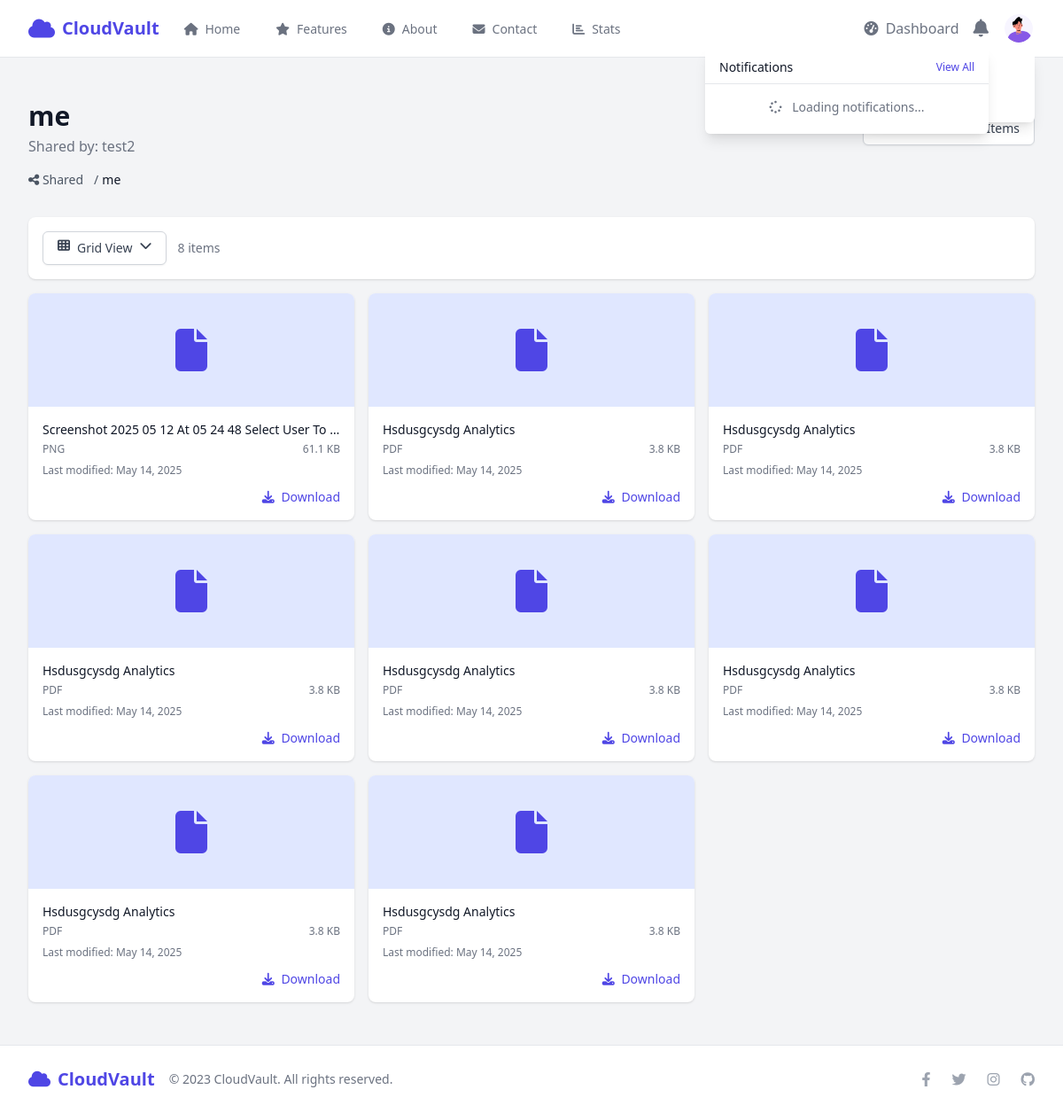
Before: /files/folders/3/ (signed in) with the older database file.
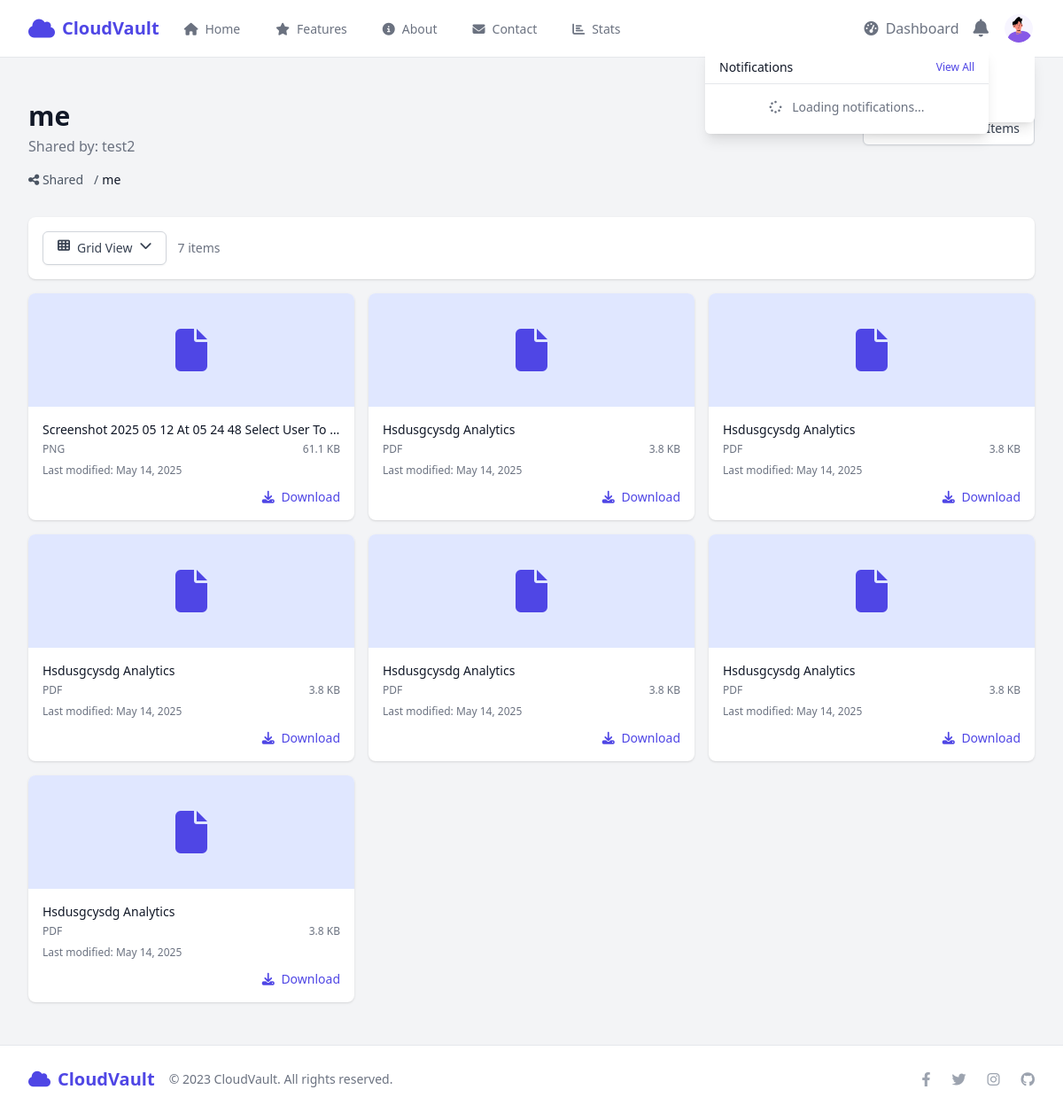
After: the same page with the newer database file.
### files/models.py (models this page shows, shortened)
class Folder(models.Model):
    user = models.ForeignKey(User, on_delete=models.CASCADE, related_name='folders')
    name = models.CharField(max_length=255)
    parent = models.ForeignKey('self', on_delete=models.CASCADE, null=True, blank=True, related_name='subfolders')
    created_at = models.DateTimeField(default=timezone.now)
    updated_at = models.DateTimeField(auto_now=True)
    deleted_at = models.DateTimeField(null=True, blank=True)
    class Meta:
        unique_together = ('user', 'name', 'parent')
        ordering = ['name']

class FileItem(models.Model):
    user = models.ForeignKey(User, on_delete=models.CASCADE, related_name='files')
    title = models.CharField(max_length=255)
    description = models.TextField(blank=True, null=True)
    file = models.FileField(upload_to=get_file_path)
    file_size = models.BigIntegerField(default=0)  # Size in bytes
    category = models.ForeignKey(FileCategory, on_delete=models.SET_NULL, null=True, blank=True)
    folder = models.ForeignKey(Folder, on_delete=models.CASCADE, null=True, blank=True, related_name='files')
    is_favorite = models.BooleanField(default=False)
    is_public = models.BooleanField(default=False)
    created_at = models.DateTimeField(default=timezone.now)
    updated_at = models.DateTimeField(auto_now=True)
    deleted_at = models.DateTimeField(null=True, blank=True)  # For soft delete/trash functionality
    view_count = models.IntegerField(default=0)
    download_count = models.IntegerField(default=0)
    class Meta:
        ordering = ['-updated_at']
    def extension(self):
        return os.path.splitext(self.file.name)[1][1:].upper()
    def get_readable_file_size(self):
        return FileItem.get_readable_size(self.file_size)
    @classmethod
    def get_readable_size(cls, size_in_bytes):
        size = size_in_bytes
        for unit in ['B', 'KB', 'MB', 'GB']:
            if size < 1024 or unit == 'GB':
                return f"{size:.1f} {unit}"
            size /= 1024

### files/views.py (the view)
# urls.py: path('folders/<int:folder_id>/', views.folder_contents, name='folder_contents'),
@login_required
def folder_contents(request, folder_id):
    folder = get_object_or_404(Folder, id=folder_id, user=request.user)
    files = FileItem.objects.filter(folder=folder, user=request.user)
    subfolders = folder.subfolders.all()
    folder_path = []
    current = folder
    while current:
        folder_path.insert(0, current)
        current = current.parent
    context = {
        'folder': folder,
        'files': files,
        'subfolders': subfolders,
        'folder_path': folder_path,
        'categories': FileCategory.objects.all(),
    }
    return render(request, 'files/folder_contents.html', context)

### templates/files/folder_contents.html (shortened to what the changed rows need)
{% extends 'files/file_list.html' %}
{% block content %}
<div class="bg-gray-100 min-h-[80vh]">
    <div class="max-w-7xl mx-auto py-6 sm:px-6 lg:px-8">
        <div class="px-4 py-6 sm:px-0">
            <div class="mb-8">
                <div class="flex flex-col md:flex-row md:items-center md:justify-between">
                    <div class="mb-4 md:mb-0">
                        <div class="flex items-center">
                            <h1 class="text-3xl font-bold text-gray-900 fade-in">{{ folder.name }}</h1>
                        </div>
                        <p class="mt-1 text-gray-500 fade-in">
                            Shared by: {{ folder.user.username }}
                        </p>
                    </div>
                </div>
                <nav class="mt-4">
                    <ol class="flex items-center space-x-2 text-sm text-gray-600">
                        <li class="flex items-center">
                            <span class="mx-1">/</span>
                            <span class="text-gray-900 font-medium">{{ folder.name }}</span>
                        </li>
                    </ol>
                </nav>
            </div>
            <div class="w-full fade-in">
                <div class="bg-white p-4 rounded-lg shadow mb-4 flex flex-col sm:flex-row sm:items-center sm:justify-between">
                    <div class="flex items-center mb-4 sm:mb-0">
                        <div class="relative inline-block text-left mr-3">
                            <button id="viewToggle" type="button" class="inline-flex justify-center w-full rounded-md border border-gray-300 shadow-sm px-4 py-2 bg-white text-sm font-medium text-gray-700 hover:bg-gray-50 focus:outline-none focus:ring-2 focus:ring-offset-2 focus:ring-primary-500">
                            </button>
                        </div>
                        <div class="text-sm text-gray-500">
                            {{ subfolders.count|add:files.count }} item{{ subfolders.count|add:files.count|pluralize }}
                        </div>
                    </div>
                </div>
                {% if subfolders.count > 0 or files.count > 0 %}
                <div id="gridViewContainer" class="grid grid-cols-1 sm:grid-cols-2 lg:grid-cols-3 xl:grid-cols-4 gap-4">
                    {% for file in files %}
                    <div class="bg-white rounded-lg shadow overflow-hidden hover:shadow-md transition-shadow hover-scale">
                        <div class="h-32 bg-{{ file.category.color|default:'primary-100' }} flex items-center justify-center">
                            <i class="fas fa-{{ file.category.icon|default:'file' }} text-{{ file.category.color|default:'primary-600' }} text-5xl"></i>
                        </div>
                        <div class="p-4">
                            <div class="flex items-start justify-between">
                                <h3 class="text-sm font-medium text-gray-900 truncate" title="{{ file.title }}">{{ file.title }}</h3>
                            </div>
                            <p class="mt-1 text-xs text-gray-500 flex items-center justify-between">
                                <span>{{ file.extension }}</span>
                                <span>{{ file.get_readable_file_size }}</span>
                            </p>
                            <p class="mt-2 text-xs text-gray-500">
                                Last modified: {{ file.updated_at|date:"M d, Y" }}
                            </p>
                            <div class="mt-3 flex justify-end">
                                <a href="{% url 'files:file_download' file.id %}" class="text-primary-600 hover:text-primary-900 text-sm">
                                    <i class="fas fa-download mr-1"></i> Download
                                </a>
                            </div>
                        </div>
                    </div>
                    {% endfor %}
                </div>
                {% else %}
                <div class="bg-white rounded-lg shadow p-10 text-center">
                    <i class="fas fa-folder-open text-gray-400 text-6xl mb-4"></i>
                    <h3 class="text-lg font-medium text-gray-900 mb-2">This folder is empty</h3>
                    <p class="text-gray-500 mb-6">There are no files or folders in this location.</p>
                </div>
                {% endif %}
            </div>
        </div>
    </div>
</div>
{% endblock %}

Changed rows visible on the page:
removed FileItem: title "Hsdusgcysdg Analytics", extension "PDF", get_readable_file_size "3.8 KB", updated_at "May 14, 2025"
computed for Folder "me": count|add "8" → "7"
